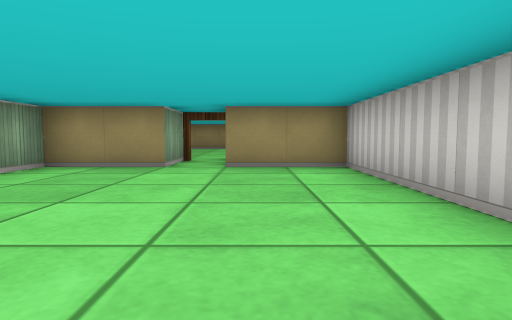
view 1 (above)

19 first-person views from a walk through a cub3D maze. The camera is about half as high as the walls, tilts 4° down and sees 75° across. The floor is counted in squares. Each view is taken from the middle of a square. On the plan, view 1 faces up. The plan holds only what a view shows up to about 9 squares ahead; the rest is blank. The place goes on beyond the plan.

view 2
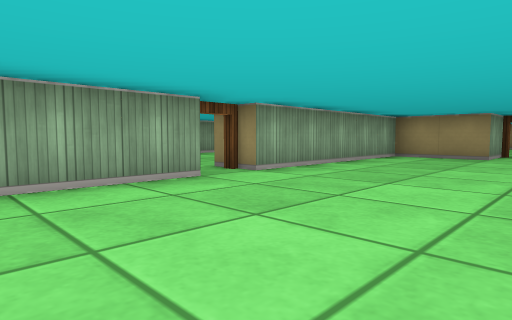

view 3
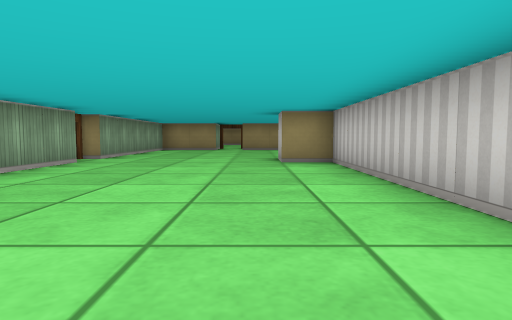

view 4
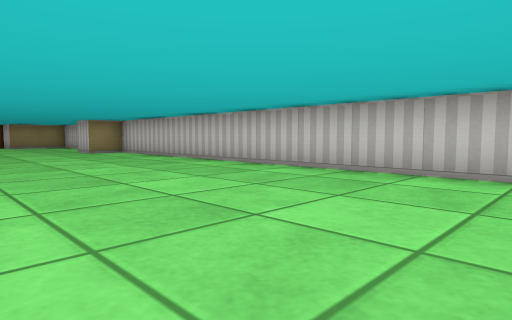

view 5
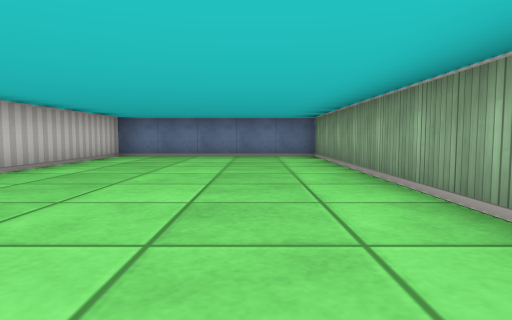

view 6
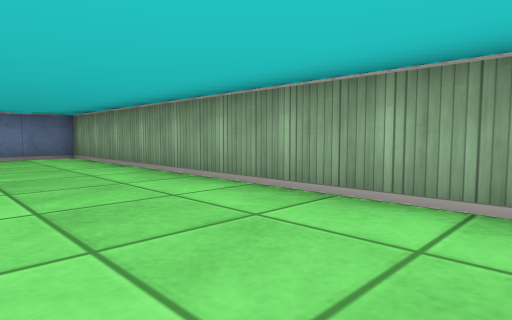

view 7
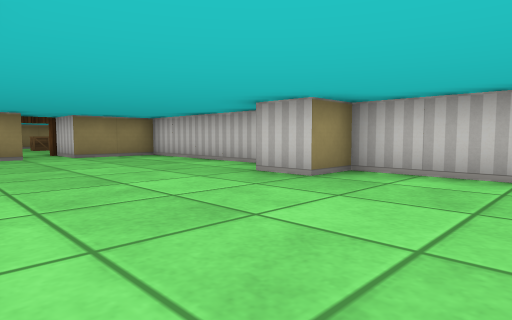

view 8
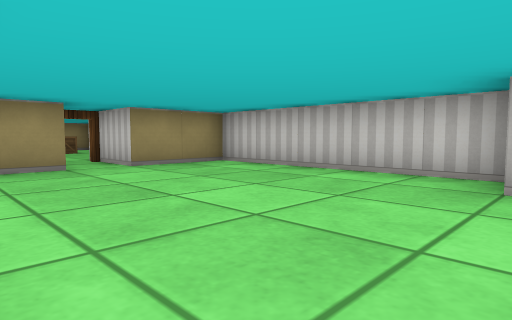

view 9
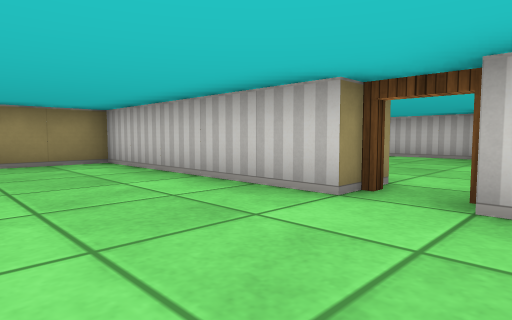

view 10
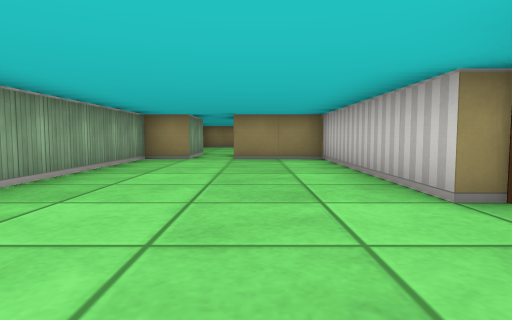

view 11
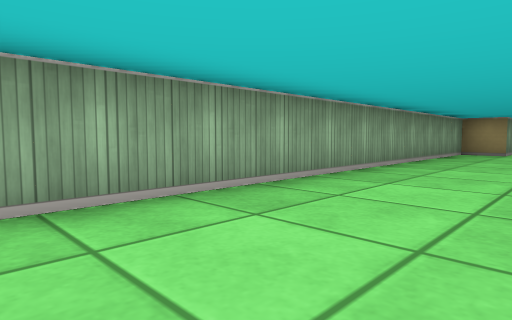

view 12
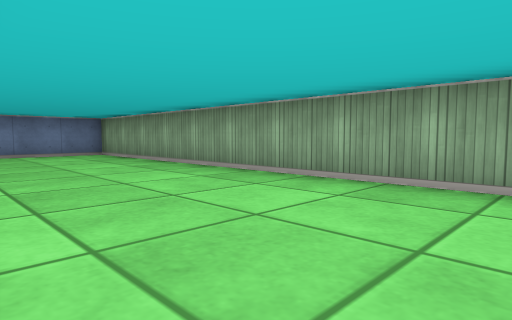

view 13
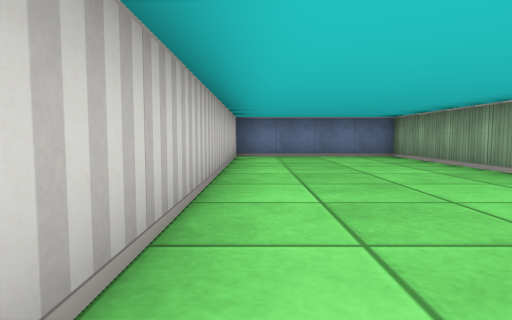

view 14
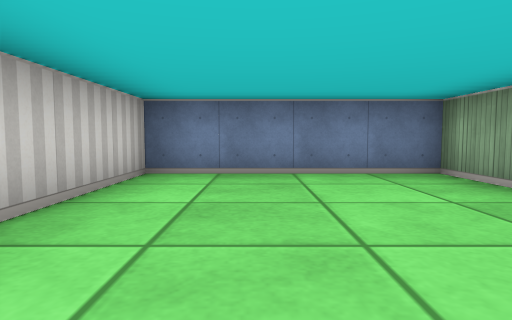

view 15
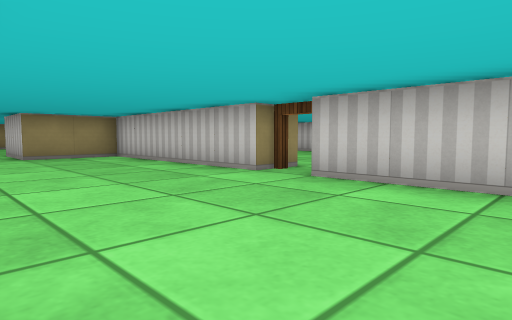

view 16
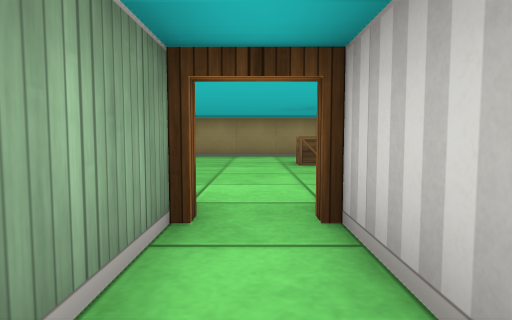

view 17
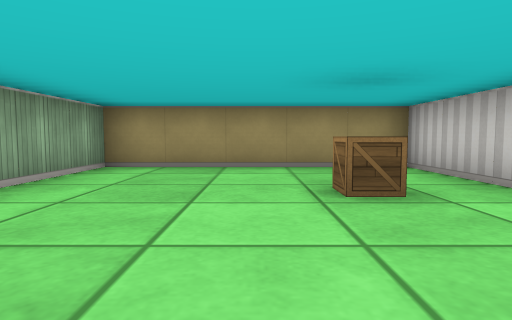

view 18
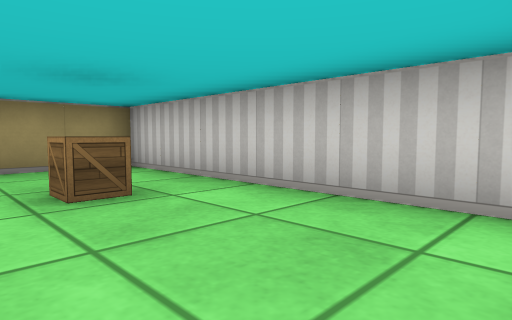

view 19
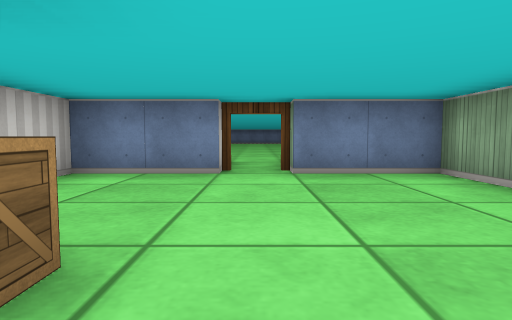

### Floor plan
Ten units are one square. View 1 is at (0, 0); x grows to the right and y downward. Boxes are objects, and circles mark ways between rooms. Rooms are numbered by the first view taken in them; rooms with no view inside come last. Other rooms are left out.
<svg viewBox="-90 -140 110 260">
<path fill="none" stroke="#000" d="M-35 4 -35 115 15 115 15 5 5 5 5 -5M15 -6 15 -55 -5 -55 -5 -75M-15 -75 -15 -55 -35 -55 -35 -5M-45 -5 -45 -55 -65 -55 -65 -75M-75 -70 -75 -55 -85 -55 -85 115 -45 115 -45 5M-35 -89 -35 -75 -15 -75M-5 -75 15 -75 15 -135 -35 -135 -35 -111"/>
<rect x="-5" y="-115" width="10" height="10" fill="#bbb"><title>crate</title></rect>
<circle cx="-40" cy="0" r="3" fill="#2a7"/>
<circle cx="-10" cy="-70" r="3" fill="#2a7"/>
<text x="-10" y="30">1</text>
<text x="-70" y="30">2</text>
<text x="-10" y="-110">3</text>
</svg>
Room 1 opens to room 2. Room 1 opens to room 3.

Where each view was taken, in squares from view 1:
view 1: 0 up, 0 right, facing up
view 2: 3 down, 0 right, facing up-left
view 3: 7 down, 0 right, facing up
view 4: 11 down, 3 left, facing up-right
view 5: 3 down, 2 left, facing down
view 6: 3 down, 1 left, facing down-left
view 7: 3 down, 3 left, facing up-right
view 8: 0 up, 3 left, facing up-right
view 9: 1 down, 7 left, facing up-right
view 10: 2 down, 6 left, facing up
view 11: 5 down, 6 left, facing up-left
view 12: 2 down, 5 left, facing down-left
view 13: 3 down, 5 left, facing down
view 14: 7 down, 6 left, facing down
view 15: 3 down, 8 left, facing up-right
view 16: 5 up, 1 left, facing up
view 17: 8 up, 1 left, facing up
view 18: 8 up, 1 left, facing up-right
view 19: 12 up, 1 left, facing down
